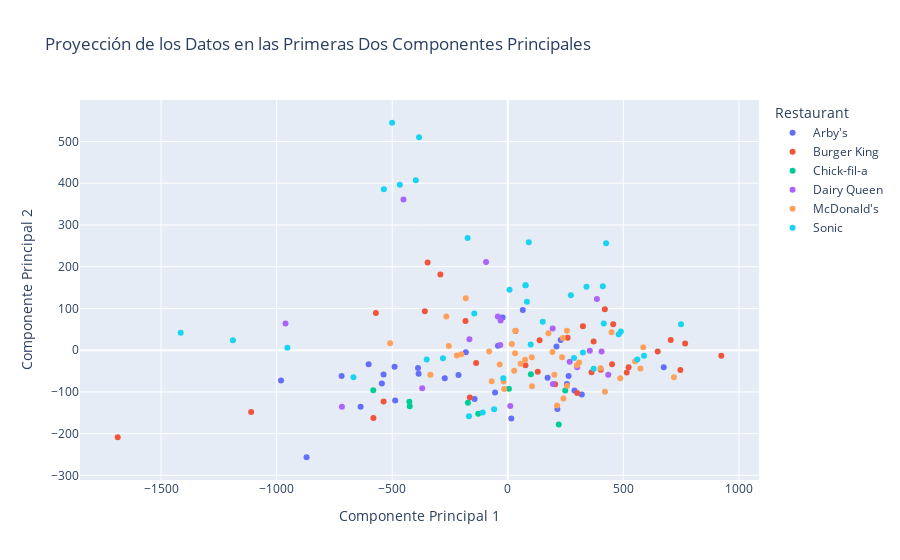

The cell this chart's notebook holds for it:
### Markdown cell above
7. Determine si los datos determinan de alguna manera la empresa de donde provienen las hamburguesas.

### Code cell
import plotly.express as px

DU = np.matmul(D, U[:, :2])

df_pca = pd.DataFrame(DU, columns=['PC1', 'PC2'])
df_pca['Restaurant'] = Hamburguesas['Restaurant']

fig = px.scatter(df_pca, x='PC1', y='PC2', color='Restaurant',
                 title="Proyección de los Datos en las Primeras Dos Componentes Principales",
                 labels={'PC1': 'Componente Principal 1', 'PC2': 'Componente Principal 2'})

fig.show()

### Figure 1 — Plotly figure (JSON) as saved in the notebook; plotly's stock layout.template omitted (floating-point values rounded to 4 significant figures)
{"data": [{"hovertemplate": "Restaurant=Arby's<br>Componente Principal 1=%{x}<br>Componente Principal 2=%{y}<extra></extra>", "legendgroup": "Arby's", "marker": {"color": "#636efa", "symbol": "circle"}, "mode": "markers", "name": "Arby's", "orientation": "v", "showlegend": true, "type": "scatter", "x": [15.26, 320.3, -54.93, -487.2, 674.8, 288.6, -636.7, -143.5, 172.3, -388.4, -544.8, -272.8, -981.1, -719.0, -181.5, -489.8, 228.8, 263.1, -385.9, 210.8, -42.22, -870.7, 214.6, 64.97, 255.7, -22.36, -213.2, -537.4, -602.0], "xaxis": "x", "y": [-163.5, -106.0, -101.8, -120.5, -40.86, -96.96, -135.6, -117.1, -66.16, -43.04, -80.15, -67.34, -72.95, -61.8, -5.229, -39.62, 24.23, -61.7, -56.61, 8.65, 10.79, -256.7, -140.9, 96.11, -81.23, 78.14, -59.62, -58.61, -33.61], "yaxis": "y"}, {"hovertemplate": "Restaurant=Burger King<br>Componente Principal 1=%{x}<br>Componente Principal 2=%{y}<extra></extra>", "legendgroup": "Burger King", "marker": {"color": "#EF553B", "symbol": "circle"}, "mode": "markers", "name": "Burger King", "orientation": "v", "showlegend": true, "type": "scatter", "x": [-291.6, 402.4, 514.8, 419.9, 522.9, 33.49, 258.8, 705.0, 137.6, 746.7, 648.6, -570.6, -137.0, 205.0, -581.3, -1688.0, 451.2, 767.3, 325.2, -346.9, 923.8, 456.0, 300.0, -164.0, -1110.0, -183.0, 362.4, 76.47, 371.4, -359.0, 129.6, -537.3], "xaxis": "x", "y": [181.5, -47.19, -53.46, 98.31, -40.95, 46.12, 29.58, 24.14, 23.58, -47.8, -3.093, 88.79, -30.72, -81.55, -162.5, -208.5, -33.96, 15.65, 57.18, 209.9, -13.15, 62.19, -102.6, -113.7, -148.5, 69.86, -53.1, -36.39, 20.83, 93.06, -51.76, -123.1], "yaxis": "y"}, {"hovertemplate": "Restaurant=Chick-fil-a<br>Componente Principal 1=%{x}<br>Componente Principal 2=%{y}<extra></extra>", "legendgroup": "Chick-fil-a", "marker": {"color": "#00cc96", "symbol": "circle"}, "mode": "markers", "name": "Chick-fil-a", "orientation": "v", "showlegend": true, "type": "scatter", "x": [-127.8, 220.4, 4.941, -425.9, 99.94, -172.4, 248.6, -424.2, -582.1], "xaxis": "x", "y": [-152.4, -178.3, -92.56, -123.5, -57.96, -125.8, -96.58, -134.5, -96.16], "yaxis": "y"}, {"hovertemplate": "Restaurant=Dairy Queen<br>Componente Principal 1=%{x}<br>Componente Principal 2=%{y}<extra></extra>", "legendgroup": "Dairy Queen", "marker": {"color": "#ab63fa", "symbol": "circle"}, "mode": "markers", "name": "Dairy Queen", "orientation": "v", "showlegend": true, "type": "scatter", "x": [-451.3, -93.91, -43.01, 194.3, 385.7, 300.2, -31.14, 267.9, -32.64, 405.7, -961.8, 354.8, 195.1, 434.8, 10.72, -717.7, -166.0, -370.3], "xaxis": "x", "y": [361.0, 211.3, 80.6, 51.98, 122.7, -40.93, 70.85, -27.72, 12.46, -3.352, 64.01, -1.551, -80.88, -58.83, -133.6, -135.9, 26.35, -91.19], "yaxis": "y"}, {"hovertemplate": "Restaurant=McDonald's<br>Componente Principal 1=%{x}<br>Componente Principal 2=%{y}<extra></extra>", "legendgroup": "McDonald's", "marker": {"color": "#FFA15A", "symbol": "circle"}, "mode": "markers", "name": "McDonald's", "orientation": "v", "showlegend": true, "type": "scatter", "x": [-18.44, -34.99, -265.9, -509.1, -335.0, 104.1, 550.8, 175.8, 256.4, 486.5, 448.9, 74.7, -181.5, 586.1, 573.9, 718.9, 193.2, 401.6, 308.5, 238.3, 235.1, 17.59, 55.42, 420.5, 201.5, 240.8, -201.1, -15.69, -80.67, 104.7, 27.7, 213.1, -255.1, -69.48, -220.7, 33.1, 255.8, 31.58, 299.2], "xaxis": "x", "y": [-75.31, -34.6, 80.81, 16.29, -58.96, -16.87, -26.58, 40.69, -85.41, -67.62, 42.79, -23.08, 124.7, 6.867, -44.08, -64.66, -4.588, -43.1, -29.68, 29.33, -16.83, 14.91, -32.46, -99.99, -58.8, -115.6, -9.769, -93.08, -3.481, -86.64, -49.47, -132.6, 9.807, -74.66, -13.0, 46.48, 46.24, -7.219, -36.43], "yaxis": "y"}, {"hovertemplate": "Restaurant=Sonic<br>Componente Principal 1=%{x}<br>Componente Principal 2=%{y}<extra></extra>", "legendgroup": "Sonic", "marker": {"color": "#19d3f3", "symbol": "circle"}, "mode": "markers", "name": "Sonic", "orientation": "v", "showlegend": true, "type": "scatter", "x": [76.8, 272.9, 589.3, 489.1, 749.6, 415.3, -145.2, -173.8, 340.4, 425.3, 411.1, 7.598, 91.0, 76.82, -500.5, -467.2, -383.8, -397.9, -536.2, -167.9, -59.15, -108.5, 82.77, -350.8, 479.8, 151.2, 286.6, -667.8, -19.42, -280.5, 371.7, -953.6, -1189.0, -1415.0, 560.5, 325.0, 99.09], "xaxis": "x", "y": [155.4, 131.6, -13.47, 44.93, 62.13, 64.12, 87.98, 268.7, 152.0, 256.4, 153.3, 144.6, 258.4, 155.4, 545.0, 396.4, 510.2, 407.2, 385.4, -158.6, -141.5, -149.3, 116.1, -22.21, 38.18, 67.93, -19.03, -65.15, -67.14, -19.34, -44.79, 5.825, 23.52, 41.57, -22.23, -5.824, 13.42], "yaxis": "y"}], "layout": {"legend": {"title": {"text": "Restaurant"}, "tracegroupgap": 0}, "title": {"text": "Proyección de los Datos en las Primeras Dos Componentes Principales"}, "xaxis": {"anchor": "y", "domain": [0, 1], "title": {"text": "Componente Principal 1"}}, "yaxis": {"anchor": "x", "domain": [0, 1], "title": {"text": "Componente Principal 2"}}}}
